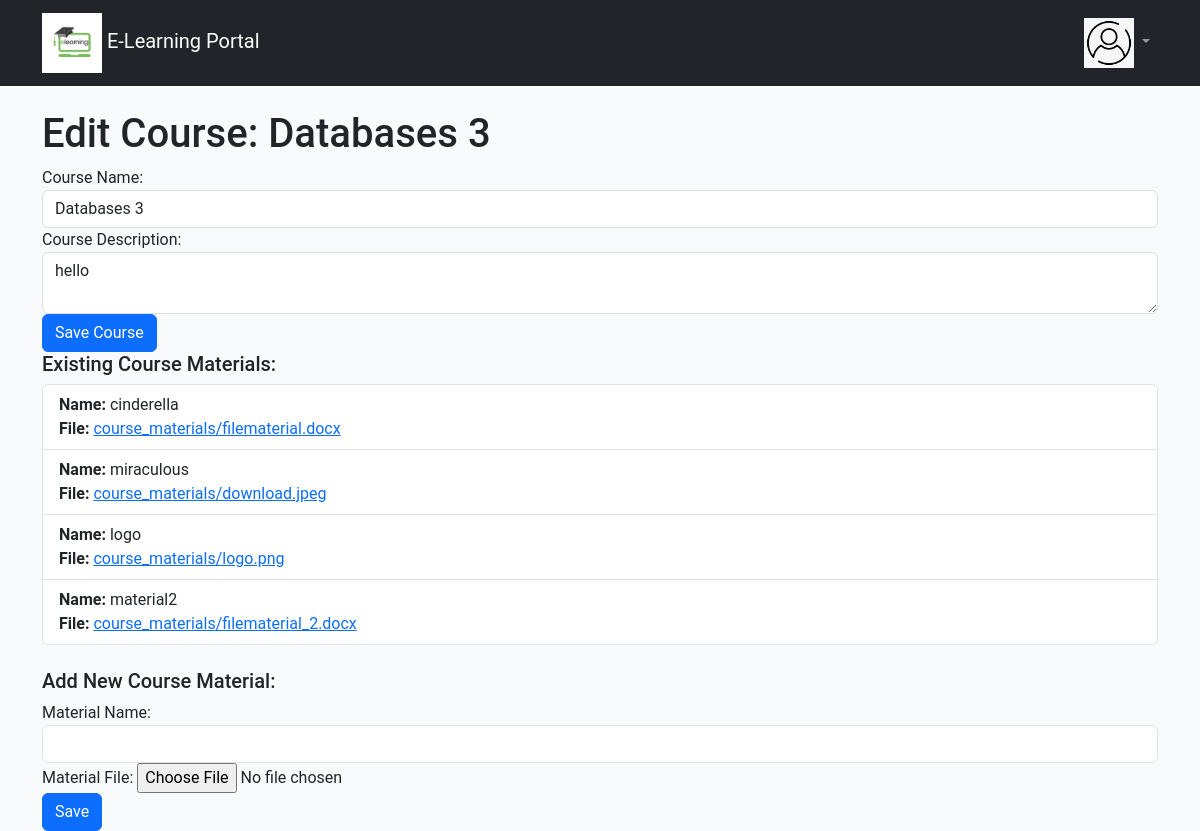
Screenshot of /edit_course/6/ with the database file from the repository.
### elearn/models.py (models this page shows, shortened)
class Course(models.Model):
    name = models.CharField(max_length=100)
    description = models.TextField(default="Description of Course")

class CourseMaterial(models.Model):
    name = models.CharField(max_length=255)
    file = models.FileField(upload_to='course_materials/')
    course= models.ForeignKey(Course, on_delete=models.CASCADE,default=1)

### elearn/views.py (the view)
# urls.py: path('edit_course/<int:course_id>/', views.edit_course, name='edit_course'),
def edit_course(request, course_id):
    course = get_object_or_404(Course, pk=course_id)
    course_materials = CourseMaterial.objects.filter(course_id=course)  # Retrieve all course materials for the course
    form = CourseMaterialForm()  # Initialize an empty form for adding new course materials
    if request.method == 'POST':
        course_form = CourseForm(request.POST, instance=course)  # Populate CourseForm with existing course data
        if course_form.is_valid():
            course_form.save()  # Save the updated course data
            return redirect('edit_course', course_id=course.id)  # Redirect to refresh the page
        form = CourseMaterialForm(request.POST, request.FILES)  # Create a CourseMaterialForm instance with uploaded data
        if form.is_valid():
            course_material = form.save(commit=False)  # Save the course material but don't commit to database yet
            course_material.course = course  # Associate the course material with the current course
            course_material.save()  # Save the course material to the database
            return redirect('edit_course', course_id=course.id)  # Redirect to refresh the page
    else:
        course_form = CourseForm(instance=course)  # Populate CourseForm with existing course data
    context = {
        'course': course,
        'course_materials': course_materials,
        'course_form': course_form,
        'form': form,
    }
    return render(request, 'elearn/edit_course.html', context)

### elearn/forms.py
class CourseForm(forms.ModelForm):
    class Meta:
        model = Course
        fields = ['name', 'description']

class CourseMaterialForm(forms.ModelForm):
    class Meta:
        model = CourseMaterial
        fields = ['name', 'file']

### elearn/templates/elearn/edit_course.html (shortened to what this page needs)
{% extends './base.html' %}
{% block content %}
<div class="container">
    <h1 class="mt-4">Edit Course: {{ course.name }}</h1>
    <form method="post" enctype="multipart/form-data">
        <div class="form-group">
            <label for="courseName">Course Name:</label>
            <input type="text" class="form-control" id="courseName" name="name" value="{{ course.name }}">
        </div>
        <div class="form-group">
            <label for="courseDescription">Course Description:</label>
            <textarea class="form-control" id="courseDescription" name="description">{{ course.description }}</textarea>
        </div>
        <button type="submit" class="btn btn-primary">Save Course</button>
    </form>
    <h2>Existing Course Materials:</h2>
    <ul class="list-group mb-4">
        {% for material in course_materials %}
        <li class="list-group-item">
            <strong>Name:</strong> {{ material.name }}<br>
            <strong>File:</strong> <a href="{{ material.file.url }}">{{ material.file.name }}</a>
        </li>
        {% endfor %}
    </ul>
    <h2>Add New Course Material:</h2>
    <form method="post" enctype="multipart/form-data">
        <div class="form-group">
            <label for="id_name">Material Name:</label>
            <input type="text" class="form-control" id="id_name" name="name">
        </div>
        <div class="form-group">
            <label for="id_file">Material File:</label>
            <input type="file" class="form-control-file" id="id_file" name="file">
        </div>
        <button type="submit" class="btn btn-primary">Save</button>
    </form>
</div>
{% endblock %}

### elearn/static/css/style.css (style rules this page uses)
body { font-family: "Roboto", sans-serif; background-color: #f8fafb; }
h1, h2, h3, h4, h5, h6, .h1, .h2, .h3, .h4, .h5, .h6 { font-family: "Roboto", sans-serif; }
a { -webkit-transition: .3s all ease; -o-transition: .3s all ease; transition: .3s all ease; }
h2 { font-size: 20px; }

### rows the page displays
Course: name "Databases 3", description "hello"
CourseMaterial: name "cinderella", file.name "course_materials/filematerial.docx"
CourseMaterial: name "miraculous", file.name "course_materials/download.jpeg"
CourseMaterial: name "logo", file.name "course_materials/logo.png"
CourseMaterial: name "material2", file.name "course_materials/filematerial_2.docx"
